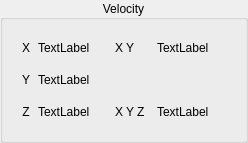
             <widget class="QGroupBox" name="groupBox">
              <property name="title">
               <string>Velocity</string>
              </property>
              <property name="alignment">
               <set>Qt::AlignCenter</set>
              </property>
              <layout class="QVBoxLayout" name="verticalLayout_30">
               <item>
                <layout class="QGridLayout" name="gridLayout_24">
                 <property name="leftMargin">
                  <number>2</number>
                 </property>
                 <property name="topMargin">
                  <number>2</number>
                 </property>
                 <property name="rightMargin">
                  <number>2</number>
                 </property>
                 <property name="bottomMargin">
                  <number>2</number>
                 </property>
                 <property name="spacing">
                  <number>2</number>
                 </property>
                 <item row="1" column="1">
                  <widget class="QLabel" name="joint_vel_min_1_lb">
                   <property name="minimumSize">
                    <size>
                     <width>75</width>
                     <height>30</height>
                    </size>
                   </property>
                   <property name="text">
                    <string>TextLabel</string>
                   </property>
                  </widget>
                 </item>
                 <item row="1" column="0">
                  <widget class="QLabel" name="label_116">
                   <property name="minimumSize">
                    <size>
                     <width>20</width>
                     <height>30</height>
                    </size>
                   </property>
                   <property name="text">
                    <string>Y</string>
                   </property>
                   <property name="alignment">
                    <set>Qt::AlignCenter</set>
                   </property>
                  </widget>
                 </item>
                 <item row="0" column="2">
                  <widget class="QLabel" name="label_117">
                   <property name="minimumSize">
                    <size>
                     <width>25</width>
                     <height>30</height>
                    </size>
                   </property>
                   <property name="text">
                    <string>X Y</string>
                   </property>
                  </widget>
                 </item>
                 <item row="0" column="0">
                  <widget class="QLabel" name="label_114">
                   <property name="minimumSize">
                    <size>
                     <width>20</width>
                     <height>30</height>
                    </size>
                   </property>
                   <property name="text">
                    <string>X</string>
                   </property>
                   <property name="alignment">
                    <set>Qt::AlignCenter</set>
                   </property>
                  </widget>
                 </item>
                 <item row="0" column="1">
                  <widget class="QLabel" name="joint_vel_min_0_lb">
                   <property name="minimumSize">
                    <size>
                     <width>75</width>
                     <height>30</height>
                    </size>
                   </property>
                   <property name="text">
                    <string>TextLabel</string>
                   </property>
                  </widget>
                 </item>
                 <item row="2" column="0">
                  <widget class="QLabel" name="label_115">
                   <property name="minimumSize">
                    <size>
                     <width>20</width>
                     <height>30</height>
                    </size>
                   </property>
                   <property name="text">
                    <string>Z</string>
                   </property>
                   <property name="alignment">
                    <set>Qt::AlignCenter</set>
                   </property>
                  </widget>
                 </item>
                 <item row="2" column="1">
                  <widget class="QLabel" name="joint_vel_min_2_lb">
                   <property name="minimumSize">
                    <size>
                     <width>75</width>
                     <height>30</height>
                    </size>
                   </property>
                   <property name="text">
                    <string>TextLabel</string>
                   </property>
                  </widget>
                 </item>
                 <item row="0" column="3">
                  <widget class="QLabel" name="two_vel_lb">
                   <property name="minimumSize">
                    <size>
                     <width>75</width>
                     <height>30</height>
                    </size>
                   </property>
                   <property name="text">
                    <string>TextLabel</string>
                   </property>
                   <property name="joint_0" stdset="0">
                    <number>0</number>
                   </property>
                   <property name="joint_1" stdset="0">
                    <number>1</number>
                   </property>
                  </widget>
                 </item>
                 <item row="2" column="2">
                  <widget class="QLabel" name="label_118">
                   <property name="minimumSize">
                    <size>
                     <width>40</width>
                     <height>30</height>
                    </size>
                   </property>
                   <property name="text">
                    <string>X Y Z</string>
                   </property>
                  </widget>
                 </item>
                 <item row="2" column="3">
                  <widget class="QLabel" name="three_vel_lb">
                   <property name="minimumSize">
                    <size>
                     <width>75</width>
                     <height>30</height>
                    </size>
                   </property>
                   <property name="text">
                    <string>TextLabel</string>
                   </property>
                   <property name="joint_0" stdset="0">
                    <number>0</number>
                   </property>
                   <property name="joint_1" stdset="0">
                    <number>1</number>
                   </property>
                   <property name="joint_2" stdset="0">
                    <number>2</number>
                   </property>
                  </widget>
                 </item>
                </layout>
               </item>
              </layout>
             </widget>
